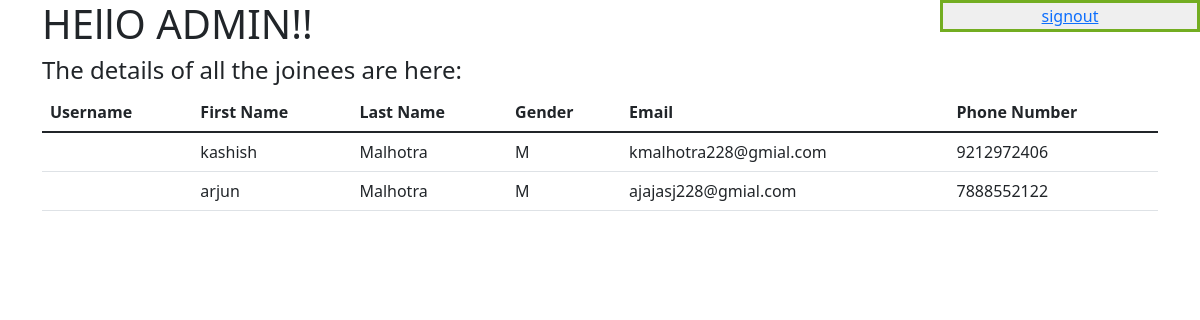
/detail, run on an earlier commit of the app's database.
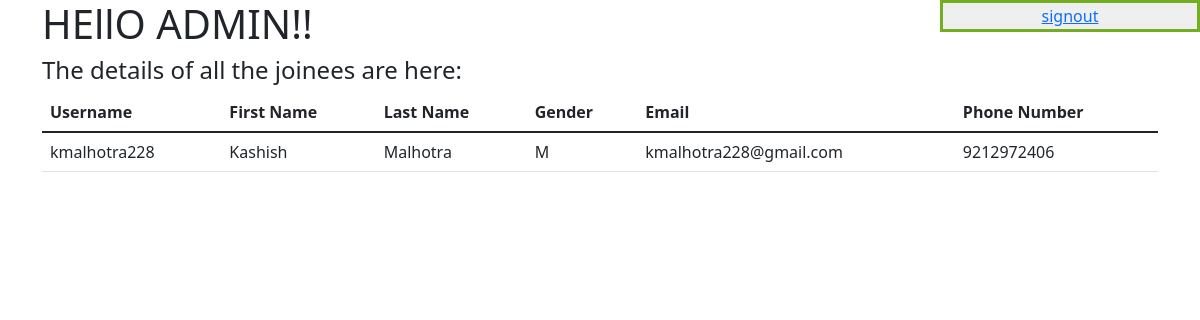
And on a later commit of the database.
### authentications/models.py (models this page shows, shortened)
class Personal_details(models.Model):
    username = models.CharField(max_length = 30 ,unique = True)
    first_name = models.CharField(max_length=30)
    last_name = models.CharField(max_length=30)
    email = models.EmailField(verbose_name = "email",max_length=100)
    phone_number = models.CharField(max_length = 10)
    date_of_birth = models.DateField()
    Gender_choices = (
        ("M","Male"),
        ("F","Female")
    )
    gender = models.CharField(max_length=1,choices=Gender_choices)

### authentications/views.py (the view)
# urls.py: path('detail',views.detail, name = 'detail'),
def detail(request):
    all_detail = models.Personal_details.objects.all()
    context = {'all_detail': all_detail}
    return render(request,'authentications/details.html',context = context)

### authentications/templates/authentications/details.html (shortened to what this page needs)
<html lang="en">
<head>
<link href="https://cdn.jsdelivr.net/npm/bootstrap@5.1.3/dist/css/bootstrap.min.css" rel="stylesheet">
</head>
<body>
    <div class = "container">
    <h1 style="align-items: center;">HEllO ADMIN!!</h1>
    <button type = 'submit' class="fixed" id = "1234"><a href = '/home'>signout</a></button>
    <h4>The details of all the joinees are here:</h4>
    <table class="table">
      <thead>
        <tr>
          <th scope="col">Username</th>
          <th scope="col">First Name</th>
          <th scope="col">Last Name</th>
          <th scope="col">Gender</th>
          <th scope="col">Email</th>
          <th scope="col">Phone Number</th>
        </tr>
      </thead>
      <tbody>
        {% for detail in all_detail%}
      <tr>
        <td>{{detail.username}}</td>
        <td>{{detail.first_name}}</td>
        <td>{{detail.last_name}}</td>
        <td>{{detail.gender}}</td>
        <td>{{detail.email}}</td>
        <td>{{detail.phone_number}}</td>
      </tr>
      {% endfor %}
      </tbody>
    </table>
  </div>
</body>
</html>

### authentications/templates/authentications/details.html (style rules this page uses)
button.fixed { position: fixed; right: 0; top: 0; width: 260px; border: 3px solid #73AD21; }

What changed in the data, as far as the page shows it:
removed Personal_details: first_name "arjun", last_name "Malhotra", gender "M", email "ajajasj228@gmial.com", phone_number "7888552122"
changed Personal_details "Malhotra": username (not shown) → "kmalhotra228"; first_name "kashish" → "Kashish"; email "kmalhotra228@gmial.com" → "kmalhotra228@gmail.com"
